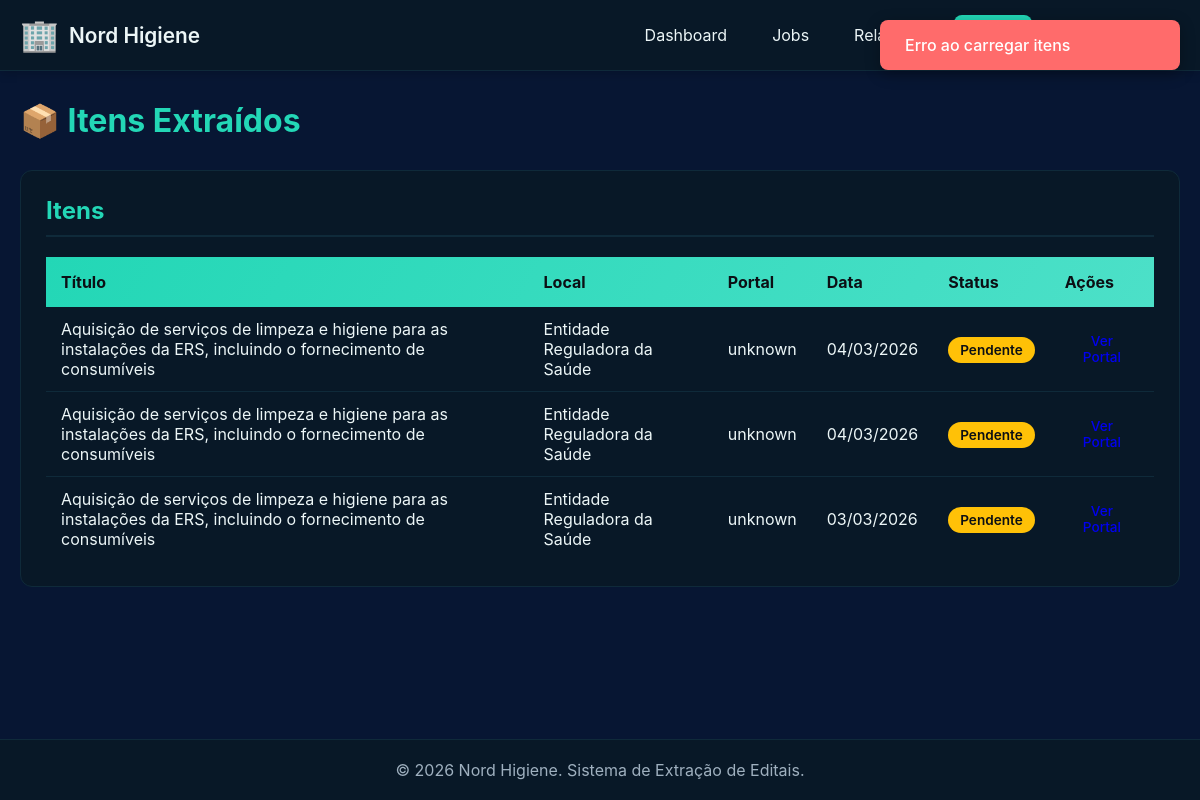
/items, run on an earlier commit of the app's database.
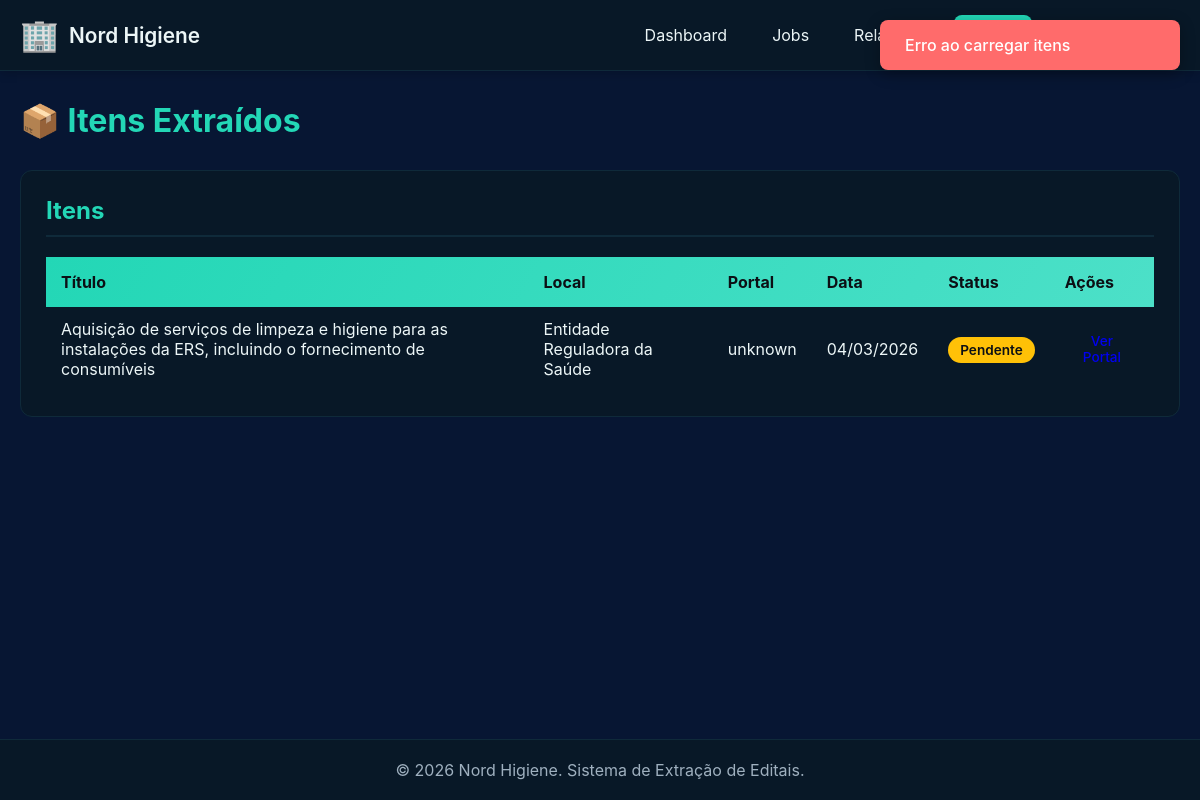
And on a later commit of the database.
### app/models/item.py (models this page shows, shortened)
class ExtractedItem(db.Model):
    __tablename__ = 'extracted_items'
    id = db.Column(db.Integer, primary_key=True)
    job_id = db.Column(db.Integer, db.ForeignKey('extraction_jobs.id', ondelete='CASCADE'), nullable=False, index=True)
    title = db.Column(db.String(512), nullable=False)
    local = db.Column(db.String(256))  # Nome da entidade
    dre_link = db.Column(db.String(512))  # Link original DRE
    portal_url = db.Column(db.String(512))  # URL Vortal/Acingov
    portal_type = db.Column(db.String(20))  # 'vortal' ou 'acingov'
    downloaded = db.Column(db.Boolean, default=False, nullable=False, index=True)
    skipped = db.Column(db.Boolean, default=False, nullable=False)
    found_keywords = db.Column(db.Text)
    processing_date = db.Column(db.Date, nullable=False, index=True)
    @property
    def keywords_list(self):
        """Retorna keywords como lista."""
        return json.loads(self.found_keywords) if self.found_keywords else []

### app/routes/dashboard.py (the view)
@dashboard_bp.route('/items')
def items_page():
    job_service = JobService()
    items = job_service.list_items(limit=100)
    return render_template('items.html', items=items)

### app/services/job_service.py (called while the page is built)
    def list_items(self, downloaded: bool = None, date_from: str = None, date_to: str = None, limit: int = 100) -> list[ExtractedItem]:
        query = ExtractedItem.query
        if downloaded is not None:
            query = query.filter_by(downloaded=downloaded)
        if date_from:
            try:
                query = query.filter(ExtractedItem.processing_date >= datetime.strptime(date_from, '%Y-%m-%d').date())
            except ValueError:
                pass
        if date_to:
            try:
                query = query.filter(ExtractedItem.processing_date <= datetime.strptime(date_to, '%Y-%m-%d').date())
            except ValueError:
                pass
        return query.order_by(ExtractedItem.processing_date.desc()).limit(limit).all()

### app/templates/items.html (shortened to what this page needs)
{% extends "base.html" %}
{% block content %}
<div class="page-header">
    <h1>📦 Itens Extraídos</h1>
</div>
<div class="section">
    <h2>Itens</h2>
    <div class="table-container">
        <table class="data-table">
            <thead>
                <tr>
                    <th>Título</th>
                    <th>Local</th>
                    <th>Portal</th>
                    <th>Data</th>
                    <th>Status</th>
                    <th>Ações</th>
                </tr>
            </thead>
            <tbody>
                {% if items %}
                    {% for item in items %}
                    <tr>
                        <td>{{ item.title }}</td>
                        <td>{{ item.local }}</td>
                        <td>{{ item.portal_type or 'Unknown' }}</td>
                        <td>{{ item.processing_date.strftime('%d/%m/%Y') if item.processing_date else '-' }}</td>
                        <td>
                            {% if item.downloaded %}
                                <span class="status-badge status-completed">Baixado</span>
                            {% else %}
                                <span class="status-badge status-pending">Pendente</span>
                            {% endif %}
                        </td>
                        <td>
                            {% if item.portal_url %}
                                <a href="{{ item.portal_url }}" target="_blank" class="btn btn-sm">Ver Portal</a>
                            {% endif %}
                        </td>
                    </tr>
                    {% endfor %}
                {% else %}
                    <tr>
                        <td colspan="6" class="text-center">Nenhum item encontrado</td>
                    </tr>
                {% endif %}
            </tbody>
        </table>
    </div>
</div>
{% endblock %}

### app/templates/base.html (shortened to what this page needs)
<!DOCTYPE html>
<html lang="pt-BR">
<head>
    <link rel="stylesheet" href="{{ url_for('static', filename='css/styles.css') }}">
</head>
<body>
    <nav class="navbar">
        <div class="container">
            <div class="navbar-brand">
                <span class="logo">🏢</span>
                <span>Nord Higiene</span>
            </div>
            <div class="navbar-menu">
                <a href="{{ url_for('dashboard.index') }}" class="nav-link {% if request.endpoint == 'dashboard.index' %}active{% endif %}">Dashboard</a>
                <a href="{{ url_for('dashboard.jobs_page') }}" class="nav-link {% if request.endpoint == 'dashboard.jobs_page' %}active{% endif %}">Jobs</a>
                <a href="{{ url_for('dashboard.reports_page') }}" class="nav-link {% if request.endpoint == 'dashboard.reports_page' %}active{% endif %}">Relatórios</a>
                <a href="{{ url_for('dashboard.items_page') }}" class="nav-link {% if request.endpoint == 'dashboard.items_page' %}active{% endif %}">Itens</a>
                <a href="{{ url_for('dashboard.config_page') }}" class="nav-link {% if request.endpoint == 'dashboard.config_page' %}active{% endif %}">Configuração</a>
            </div>
        </div>
    </nav>
    <main class="main-content">
        <div class="container">
            {% block content %}{% endblock %}
        </div>
    </main>
    <footer class="footer">
        <div class="container">
            <p>&copy; 2026 Nord Higiene. Sistema de Extração de Editais.</p>
        </div>
    </footer>
</body>
</html>

### app/static/css/styles.css (style rules this page uses)
:root { --primary-color: #23d7b6; --primary-dark: #1fb899; --secondary-color: #4ce0c8; --bg-color: #071633; --card-bg: #081827; --text-color: #ecf6f7; --text-muted: #9fb0bf; --border-color: #0f2a3a; --success-color: #7ef0c9; --warning-color: #ffc107; --error-color: #ff6b6b; --danger-color: #ff4757; }
* { margin: 0; padding: 0; box-sizing: border-box; }
body { font-family: 'Inter', 'Segoe UI', system-ui, -apple-system, sans-serif; background: var(--bg-color); color: var(--text-color); min-height: 100vh; display: flex; flex-direction: column; }
.navbar { background: var(--card-bg); border-bottom: 1px solid var(--border-color); padding: 0 20px; box-shadow: 0 2px 10px rgba(0,0,0,0.2); }
.navbar .container { display: flex; justify-content: space-between; align-items: center; padding: 15px 0; }
.navbar-brand { display: flex; align-items: center; gap: 10px; font-size: 1.3em; font-weight: 600; }
.navbar-brand .logo { font-size: 1.5em; }
.navbar-menu { display: flex; gap: 5px; }
.nav-link { padding: 10px 20px; color: var(--text-color); text-decoration: none; border-radius: 8px; transition: all 0.3s ease; }
.nav-link.active { background: var(--primary-color); color: #0c0f14; font-weight: 600; }
.main-content { flex: 1; padding: 30px 20px; }
.container { max-width: 1400px; margin: 0 auto; }
.page-header { display: flex; justify-content: space-between; align-items: center; margin-bottom: 30px; }
.page-header h1 { font-size: 2em; color: var(--primary-color); }
.section { background: var(--card-bg); border: 1px solid var(--border-color); border-radius: 12px; padding: 25px; margin-bottom: 30px; }
.section h2 { color: var(--primary-color); margin-bottom: 20px; font-size: 1.5em; border-bottom: 2px solid var(--border-color); padding-bottom: 10px; }
.table-container { overflow-x: auto; }
.data-table { width: 100%; border-collapse: collapse; background: var(--card-bg); }
.data-table thead { background: linear-gradient(120deg, var(--primary-color), var(--secondary-color)); color: #0c0f14; }
.data-table th { padding: 15px; text-align: left; font-weight: 700; }
.data-table td { padding: 12px 15px; border-bottom: 1px solid var(--border-color); }
.data-table tbody tr:last-child td { border-bottom: none; }
.status-badge { padding: 5px 12px; border-radius: 20px; font-size: 0.85em; font-weight: 600; }
.status-pending { background: var(--warning-color); color: #0c0f14; }
.btn { padding: 10px 20px; border: none; border-radius: 8px; cursor: pointer; font-size: 0.95em; font-weight: 500; transition: all 0.3s ease; text-decoration: none; display: inline-block; text-align: center; }
.btn-sm { padding: 6px 12px; font-size: 0.85em; }
.footer { background: var(--card-bg); border-top: 1px solid var(--border-color); padding: 20px; text-align: center; color: var(--text-muted); }

What changed in the data, as far as the page shows it:
removed ExtractedItem: title "Aquisição de serviços de limpeza e higiene para as instalações da ERS, incluindo o fornecimento de consumíveis", local "Entidade Reguladora da Saúde", portal_type "unknown", processing_date "04/03/2026", downloaded "Pendente"
removed ExtractedItem: title "Aquisição de serviços de limpeza e higiene para as instalações da ERS, incluindo o fornecimento de consumíveis", local "Entidade Reguladora da Saúde", portal_type "unknown", processing_date "03/03/2026", downloaded "Pendente"
